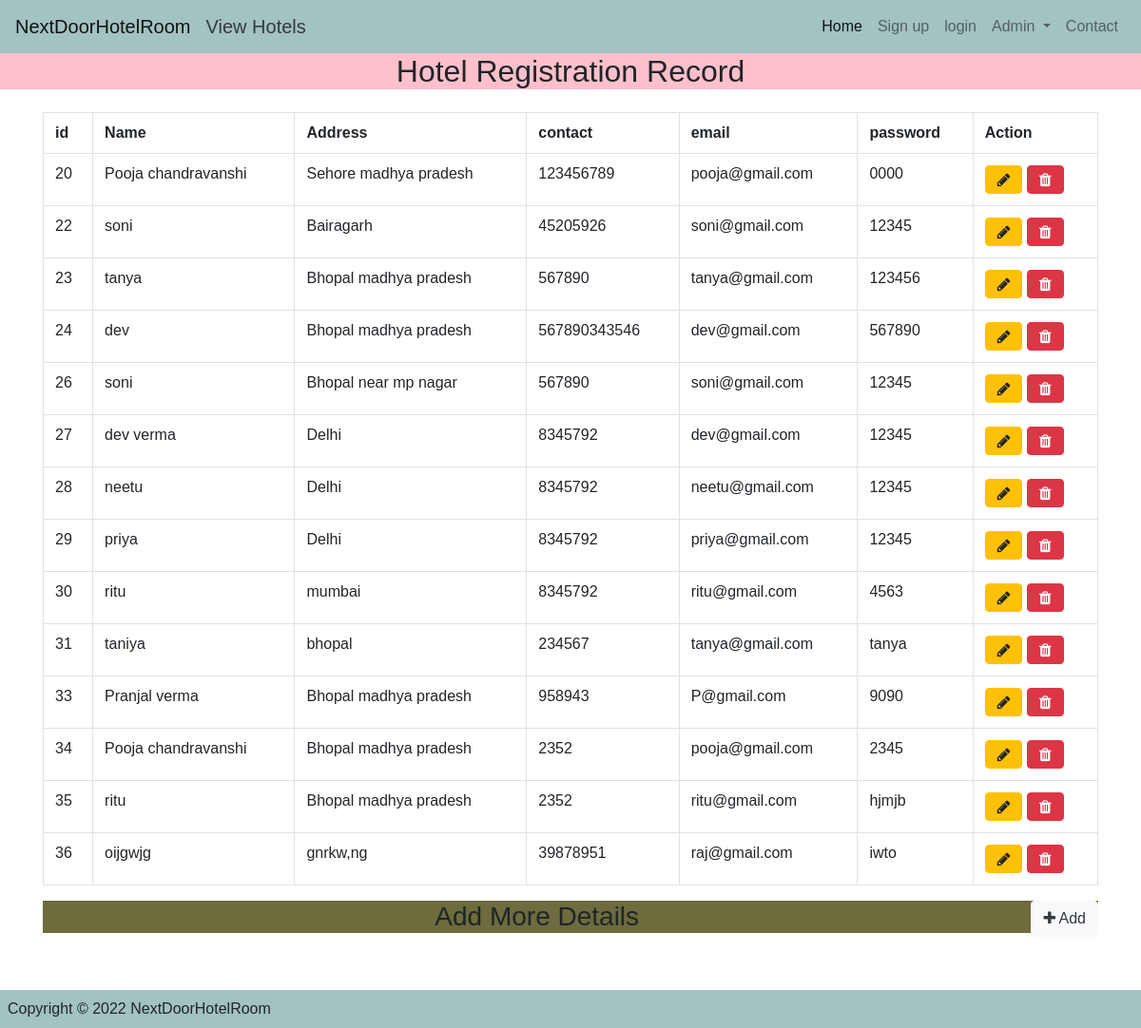
/pooja/reg_data.php, run on the app's committed database.
### tables this page shows
CREATE TABLE `registration` (
  `id` int(11) NOT NULL,
  `Aname` varchar(80) NOT NULL,
  `Address` varchar(255) NOT NULL,
  `contact` varchar(255) NOT NULL,
  `email` varchar(255) NOT NULL,
  `password` varchar(255) NOT NULL,
  `timestime` datetime NOT NULL DEFAULT current_timestamp()
);

### pooja/reg_data.php (the view, shortened to what this page needs)
<?php
  include 'partials/nav.php';
  include 'partials/head.php';
   ?>
   <?php
    include 'partials/footer.php';
    ?>
<body>
<h2 class="text-center " style="background-color: pink;">Hotel Registration Record</h2>
<?php
include('config/conn.php');
$query = "SELECT * FROM `registration`  ";
$res = mysqli_query($con, $query) or die("Query unsuccessful.");
?>
<div class="container pt-3">
<table class="table table-bordered">
   <tr>
       <th>id</th>
       <th> Name</th>
       <th>Address</th>
       <th>contact</th>
       <th>email</th>
       <th>password</th>
       <th>Action</th>
   </tr>
   <?php
    while ($row = mysqli_fetch_assoc($res)) {
   ?>
    <tr>
       <td><?php echo $row['id']?></td>
       <td><?php echo $row['Aname']?></td>
       <td><?php echo $row['Address'] ?></td>
       <td><?php echo $row['contact']?></td>
       <td><?php echo $row['email'] ?></td>
       <td><?php echo $row['password']?></td>
       <td>
                <a href="reg_update.php?id=<?= $row['id'] ?>" class="btn btn-warning">
                    <i class="fa fa-pencil" aria-hidden="true"></i>
                </a>
                <a href="reg_delete.php?data=<?= $row['id'] ?>" class="btn btn-danger text-white">
                    <i class="fa fa-trash" aria-hidden="true"></i>
                </a>
            </td>
   </tr>
     <?php
 } ?>
</table>
<h3 class=" text-center" style="background-color: #6c6c3d;">
        Add More Details
        <a class="float-right btn btn-light text-dark" href="registration_add.php">
            <i class="fa fa-plus" aria-hidden="true"></i>
            Add
        </a>
    </h3>
</body>
</html>

### pooja/partials/nav.php (shortened to what this page needs)
<nav class="navbar navbar-expand-lg navbar-light " style="background-color: #a3c2c2;">
  <a class="navbar-brand " href="index.php"> NextDoorHotelRoom</a>
  <a class="navbar-brand text-dark" href="sinup_add.php"> View Hotels</a>
  <div class="collapse navbar-collapse" id="navbarSupportedContent">
    <ul class="navbar-nav ml-auto">
      <li class="nav-item active">
        <a class="nav-link" href="index.php">Home <span class="sr-only">(current)</span></a>
      </li>
      <li class="nav-item">
        <a class="nav-link" href="sinup_add.php">Sign up</a>
      </li>
      <li class="nav-item">
        <a class="nav-link" href="login_user.php">login</a>
      </li>
      <li class="nav-item dropdown">
        <a class="nav-link dropdown-toggle" href="#" role="button" data-toggle="dropdown" aria-expanded="false">
          Admin
        </a>
      </li>
      <li class="nav-item">
        <a class="nav-link" href="contact.php">Contact</a>
      </li>
    </ul>
  </div>
</nav>

### pooja/partials/head.php (shortened to what this page needs)
<!doctype html>
<html lang="en">
  <head>
    <link rel="stylesheet" href="https://maxcdn.bootstrapcdn.com/font-awesome/4.7.0/css/font-awesome.min.css">
    <link rel="stylesheet" href="https://stackpath.bootstrapcdn.com/bootstrap/4.3.1/css/bootstrap.min.css">
   <link rel="stylesheet" type="text/css" href="css/style.css" >
  </head>
  <body>

### pooja/partials/footer.php
<footer>
<div id="footer" class="p-2  text-black" style="background-color: #a3c2c2;">
    <div class="row">
        <div class="col">
            Copyright &copy; 2022  NextDoorHotelRoom
        </div>
        <div class="col text-right">
        </div>
    </div>
</div>
</footer>

### pooja/css/style.css (style rules this page uses)
* { margin: 0; padding: 0; box-sizing: border-box; font-family: "arial"; }
#footer { position: fixed; bottom: 0; width: 100%; z-index: 999; }
body { margin-bottom: 100px; }

### data on the page
registration: id "20", Aname "Pooja chandravanshi", Address "Sehore madhya pradesh", contact "123456789", email "pooja@gmail.com", password "0000"
registration: id "22", Aname "soni", Address "Bairagarh", contact "45205926", email "soni@gmail.com", password "12345"
registration: id "23", Aname "tanya", Address "Bhopal madhya pradesh", contact "567890", email "tanya@gmail.com", password "123456"
registration: id "24", Aname "dev", Address "Bhopal madhya pradesh", contact "567890343546", email "dev@gmail.com", password "567890"
registration: id "26", Aname "soni", Address "Bhopal near mp nagar", contact "567890", email "soni@gmail.com", password "12345"
registration: id "27", Aname "dev verma", Address "Delhi", contact "8345792", email "dev@gmail.com", password "12345"
registration: id "28", Aname "neetu", Address "Delhi", contact "8345792", email "neetu@gmail.com", password "12345"
registration: id "29", Aname "priya", Address "Delhi", contact "8345792", email "priya@gmail.com", password "12345"
registration: id "30", Aname "ritu", Address "mumbai", contact "8345792", email "ritu@gmail.com", password "4563"
registration: id "31", Aname "taniya", Address "bhopal", contact "234567", email "tanya@gmail.com", password "tanya"
registration: id "33", Aname "Pranjal verma", Address "Bhopal madhya pradesh", contact "958943", email "P@gmail.com", password "9090"
registration: id "34", Aname "Pooja chandravanshi", Address "Bhopal madhya pradesh", contact "2352", email "pooja@gmail.com", password "2345"
registration: id "35", Aname "ritu", Address "Bhopal madhya pradesh", contact "2352", email "ritu@gmail.com", password "hjmjb"
registration: id "36", Aname "oijgwjg", Address "gnrkw,ng", contact "39878951", email "raj@gmail.com", password "iwto"
